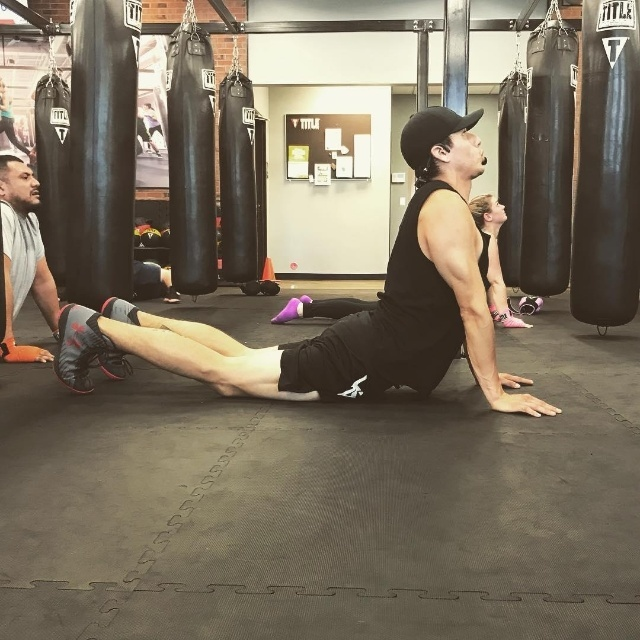
#> input picture test/images/1.jpg, 640 x 640 px
$ python demo.py
#> lines starting #> are read from the running program, lines starting #| are printed output that depends on the picture; after the words box and inside, x2 and y2 are one past the last pixel; in counts of white or black regions, pixels touching at a corner belong together
import cv2
import numpy as np

# The mouse location
ix,iy = 0,0

class Point(object):
    def __init__(self,x,y):
        self.xy = [x,y]


back_img = cv2.imread("test/images/1.jpg")
#> back_img is the input picture: shape (640, 640, 3); mean B, G, R 95.2, 112.8, 123.7
fore_img = cv2.imread("test/masks/1.png", cv2.IMREAD_GRAYSCALE)
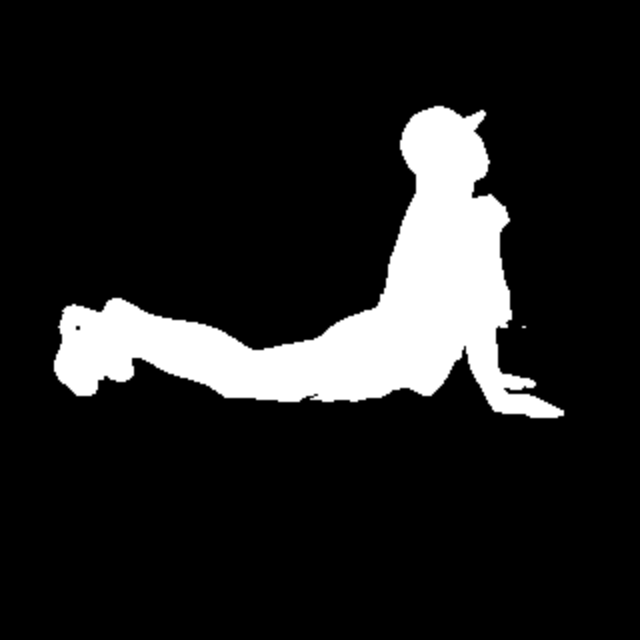
#> input picture test/masks/1.png, 640 x 640 px
#> fore_img is the input picture: shape (640, 640); min 0, max 255, mean 31.8
size = fore_img.shape
#> size = (640, 640)
contours, hierarchy = cv2.findContours(fore_img, cv2.RETR_LIST, cv2.CHAIN_APPROX_SIMPLE)
#> contours = 4 contours, 3 with area under 20; largest, box (x1, y1, x2, y2) and area: (53, 105, 565, 419) 52345

#temp = np.ones(size,np.uint8)*255
#cv2.drawContours(temp,contours,-1,(0,255,0),2)

#cv2.imshow("contours",temp)
for i in range(len(contours)):
    cnt = contours[i]
    epsilon = 0.00001 * cv2.arcLength(cnt,True)
    approx = cv2.approxPolyDP(cnt, epsilon, True)

    # cv2.drawContours(fore_img, approx, -1, (200, 200, 255), 3)
    # cv2.polylines(fore_img, [approx], True, (150, 0, 150), 3)
    for j in range(len(cnt)):
        cv2.circle(back_img, (cnt[j][0][0],cnt[j][0][1]), 3, (0,255,0))
#> this loop made 4 passes
#> epsilon on passes 1, 2, 4: 9.66e-05, 9.66e-05, 0.0206
#> (epsilon, approx) on pass 3: (0.00016, [[521, 325], [521, 328], [526, 328], [526, 325]])
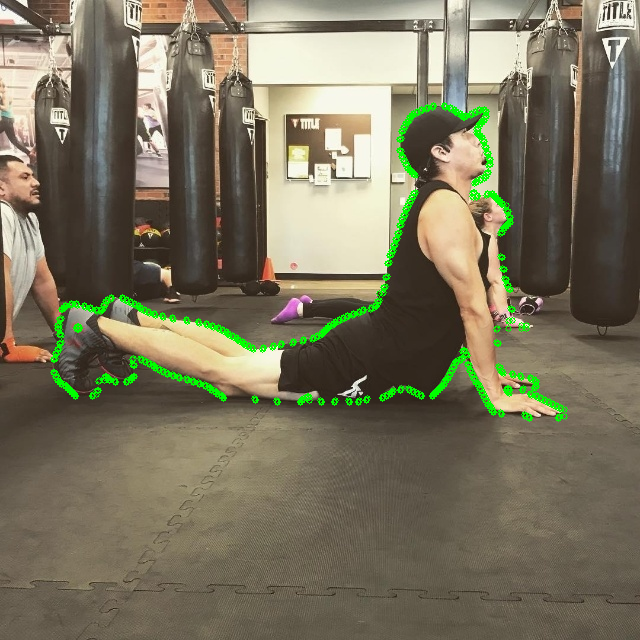
#> back_img: shape (640, 640, 3); 1.98% of pixels changed, all inside (x1, y1, x2, y2) = (50, 102, 568, 422)

cv2.imshow("polys",back_img)


cv2.waitKey(0)
cv2.destroyAllWindows()
